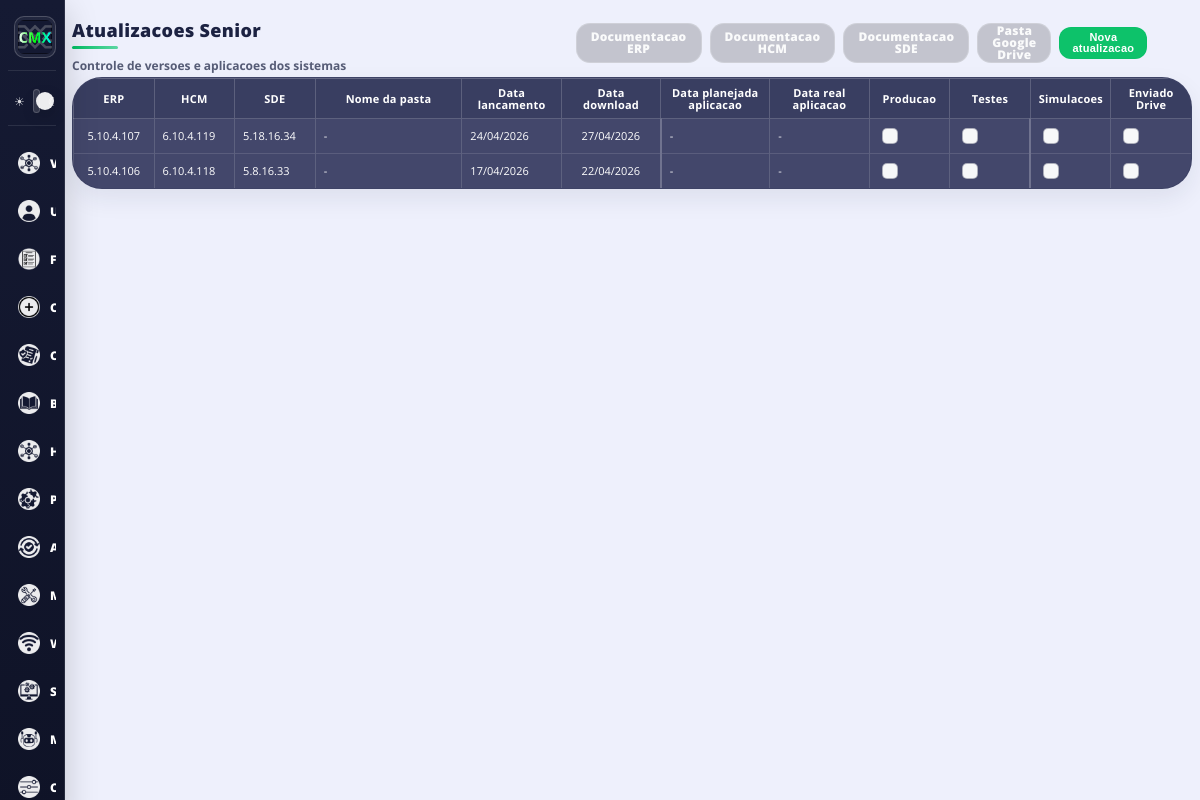
/updates/senior/ (signed in), run on the app's committed database.
### tiqueue/models.py (models this page shows, shortened)
class SeniorSystemUpdate(models.Model):
    erp_version = models.CharField(max_length=40)
    hcm_version = models.CharField(max_length=40)
    sde_version = models.CharField(max_length=40)
    folder_name = models.CharField(max_length=180, blank=True, null=True)
    release_date = models.DateField(blank=True, null=True)
    download_date = models.DateField(blank=True, null=True)
    planned_apply_date = models.DateField(blank=True, null=True)
    real_apply_date = models.DateField(blank=True, null=True)
    in_production = models.BooleanField(default=False)
    in_test_base = models.BooleanField(default=False)
    in_simulation_base = models.BooleanField(default=False)
    sent_to_drive = models.BooleanField(default=False)
    created_at = models.DateTimeField(auto_now_add=True)
    updated_at = models.DateTimeField(auto_now=True)
    class Meta:
        ordering = ["-release_date", "-created_at", "-id"]

### tiqueue/views.py (the view, shortened to what this page needs)
# urls.py: path('updates/senior/', views.seniorUpdatesPage, name='seniorUpdatesPage'),
@login_required
def seniorUpdatesPage(request):
    rows = SeniorSystemUpdate.objects.all()
    return render(
        request,
        "tiqueue/seniorUpdates.html",
        {
            "rows": rows,
            "erp_docs_url": "https://documentacao.senior.com.br/gestaoempresarialerp/notasdaversao/",
            "hcm_docs_url": "https://documentacao.senior.com.br/gestao-de-pessoas-hcm/notas-da-versao/",
            "sde_docs_url": "https://documentacao.senior.com.br/documentoseletronicos/notasdaversao/",
            "drive_folder_url": "https://drive.google.com/drive/folders/12tbd0xhKEjWf341IwMqPrdoKh5OZmyeT?usp=sharing",
        },
    )

### tiqueue/context_processors.py (called while the page is built)
def system_config(request):
    cfg = SystemConfig.objects.order_by("-updated_at", "-id").first()
    return {
        "sidebar_system_version": (cfg.system_version if cfg and cfg.system_version else ""),
    }

### templates/tiqueue/seniorUpdates.html (shortened to what this page needs)
{% load static %}
<head>
    <link rel="stylesheet" href="{% static '/style/theme.css'%}">
    <link rel="stylesheet" href="{% static '/style/mainQueue.css'%}">
</head>
<!DOCTYPE html>
<body>
    {% include 'partials/sidebar.html' %}
    <div class="queue_main senior-page">
        <div class="headerMain">
            <div class="headerTitle">
                <h1>Atualizacoes Senior</h1>
                <div class="subtitle">Controle de versoes e aplicacoes dos sistemas</div>
            </div>
            <div class="headerButton">
                <div class="queue-toolbar">
                    <a class="queue-secondary-btn" href="{{ erp_docs_url }}" target="_blank" rel="noopener noreferrer">Documentacao ERP</a>
                    <a class="queue-secondary-btn" href="{{ hcm_docs_url }}" target="_blank" rel="noopener noreferrer">Documentacao HCM</a>
                    <a class="queue-secondary-btn" href="{{ sde_docs_url }}" target="_blank" rel="noopener noreferrer">Documentacao SDE</a>
                    <a class="queue-secondary-btn" href="{{ drive_folder_url }}" target="_blank" rel="noopener noreferrer">Pasta Google Drive</a>
                    <button type="button" class="queue-primary-btn" onclick="openSeniorModal()">Nova atualizacao</button>
                </div>
            </div>
        </div>
        <div class="queue senior-table-wrap">
            <table>
                <thead>
                    <tr>
                        <th style="width: 7%;">ERP</th>
                        <th style="width: 7%;">HCM</th>
                        <th style="width: 7%;">SDE</th>
                        <th style="width: 14%;">Nome da pasta</th>
                        <th style="width: 9%;">Data lancamento</th>
                        <th style="width: 9%;">Data download</th>
                        <th style="width: 10%;">Data planejada aplicacao</th>
                        <th style="width: 9%;">Data real aplicacao</th>
                        <th style="width: 7%;">Producao</th>
                        <th style="width: 7%;">Testes</th>
                        <th style="width: 7%;">Simulacoes</th>
                        <th style="width: 7%;">Enviado Drive</th>
                    </tr>
                </thead>
                <tbody>
                    {% for r in rows %}
                        <tr data-id="{{ r.id }}">
                            <td class="senior-editable" data-field="erp_version" data-type="text" data-id="{{ r.id }}" data-iso="{{ r.erp_version }}">{{ r.erp_version }}</td>
                            <td class="senior-editable" data-field="hcm_version" data-type="text" data-id="{{ r.id }}" data-iso="{{ r.hcm_version }}">{{ r.hcm_version }}</td>
                            <td class="senior-editable" data-field="sde_version" data-type="text" data-id="{{ r.id }}" data-iso="{{ r.sde_version }}">{{ r.sde_version }}</td>
                            <td class="senior-editable" data-field="folder_name" data-type="text" data-id="{{ r.id }}" data-iso="{{ r.folder_name|default:'' }}">{{ r.folder_name|default:"-" }}</td>
                            <td class="senior-editable" data-field="release_date" data-type="date" data-id="{{ r.id }}" data-iso="{% if r.release_date %}{{ r.release_date|date:'Y-m-d' }}{% endif %}">{% if r.release_date %}{{ r.release_date|date:"d/m/Y" }}{% else %}-{% endif %}</td>
                            <td class="senior-editable" data-field="download_date" data-type="date" data-id="{{ r.id }}" data-iso="{% if r.download_date %}{{ r.download_date|date:'Y-m-d' }}{% endif %}">{% if r.download_date %}{{ r.download_date|date:"d/m/Y" }}{% else %}-{% endif %}</td>
                            <td class="senior-editable" data-field="planned_apply_date" data-type="date" data-id="{{ r.id }}" data-iso="{% if r.planned_apply_date %}{{ r.planned_apply_date|date:'Y-m-d' }}{% endif %}">{% if r.planned_apply_date %}{{ r.planned_apply_date|date:"d/m/Y" }}{% else %}-{% endif %}</td>
                            <td class="senior-editable" data-field="real_apply_date" data-type="date" data-id="{{ r.id }}" data-iso="{% if r.real_apply_date %}{{ r.real_apply_date|date:'Y-m-d' }}{% endif %}">{% if r.real_apply_date %}{{ r.real_apply_date|date:"d/m/Y" }}{% else %}-{% endif %}</td>
                            <td>
                                <input type="checkbox" {% if r.in_production %}checked{% endif %} onchange="toggleSeniorCheckbox('{{ r.id }}', 'in_production', this.checked)">
                            </td>
                            <td>
                                <input type="checkbox" {% if r.in_test_base %}checked{% endif %} onchange="toggleSeniorCheckbox('{{ r.id }}', 'in_test_base', this.checked)">
                            </td>
                            <td>
                                <input type="checkbox" {% if r.in_simulation_base %}checked{% endif %} onchange="toggleSeniorCheckbox('{{ r.id }}', 'in_simulation_base', this.checked)">
                            </td>
                            <td>
                                <input type="checkbox" {% if r.sent_to_drive %}checked{% endif %} onchange="toggleSeniorCheckbox('{{ r.id }}', 'sent_to_drive', this.checked)">
                            </td>
                        </tr>
                    {% empty %}
                        <tr>
                            <td colspan="12">Nenhuma atualizacao cadastrada.</td>
                        </tr>
                    {% endfor %}
                </tbody>
            </table>
        </div>
    </div>
</body>

### connect/static/style/theme.css (style rules this page uses)
* { scrollbar-width: thin; scrollbar-color: rgba(0, 191, 99, 0.9) rgba(28, 34, 66, 0.18); }
input[type="checkbox"]:not([data-theme-switch]) { --cb-size: 16px; appearance: none; -webkit-appearance: none; width: var(--cb-size); height: var(--cb-size); border-radius: 5px; border: 1.5px solid rgba(28, 34, 66, 0.34); background: rgba(255, 255, 255, 0.96); display: inline-grid; place-items: center; cursor: pointer; transition: background-color 0.14s ease, border-color 0.14s ease, box-shadow 0.14s ease, transform 0.08s ease; }

### data on the page
SeniorSystemUpdate: erp_version "5.10.4.107", hcm_version "6.10.4.119", sde_version "5.18.16.34", folder_name "-", release_date "24/04/2026", download_date "27/04/2026"
SeniorSystemUpdate: erp_version "5.10.4.106", hcm_version "6.10.4.118", sde_version "5.8.16.33", folder_name "-", release_date "17/04/2026", download_date "22/04/2026"
